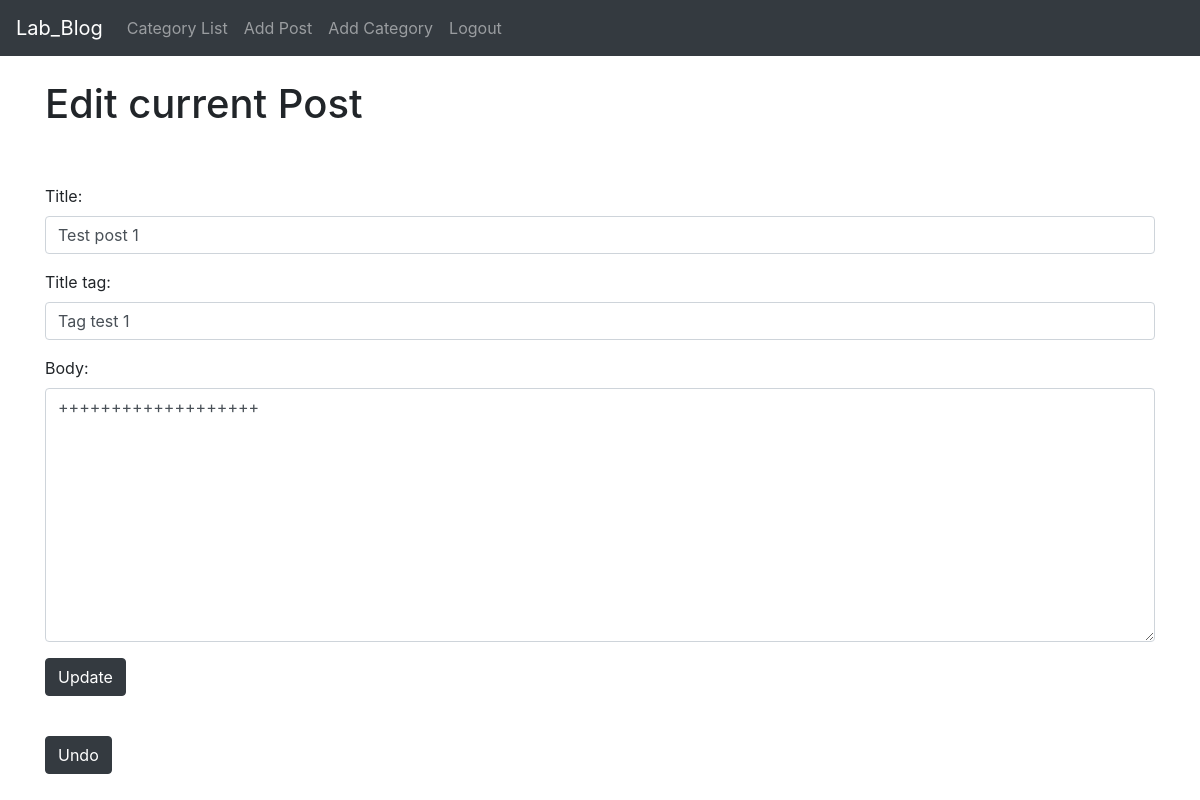
Screenshot of /article/edit/1 (signed in) with the database file from the repository.
### the_blog/models.py (models this page shows, shortened)
class Post(models.Model):
    title = models.CharField(max_length = 255)
    title_tag = models.CharField(max_length = 255)
    author = models.ForeignKey(User, on_delete = models.CASCADE)
    body = models.TextField()
    post_date = models.DateField(auto_now_add = True)
    category = models.CharField(max_length = 255, default = 'uncategorized')

### the_blog/views.py (the view)
# urls.py: path('article/edit/<int:pk>', UpdatePostView.as_view(), name = 'update_post'),
class UpdatePostView(UpdateView):
    model = Post
    form_class = EditForm
    template_name = "update_post.html"

### the_blog/forms.py
class EditForm(forms.ModelForm):
    class Meta:
        model = Post
        fields = ('title', 'title_tag', 'body')
        widgets = {
            'title': forms.TextInput(attrs = {'class': 'form-control'}),
            'title_tag': forms.TextInput(attrs = {'class': 'form-control'}),
            'body': forms.Textarea(attrs = {'class': 'form-control'}),
        }

### the_blog/templates/update_post.html (shortened to what this page needs)
{% extends 'base.html' %}
{% block content %}
{% if user.is_authenticated %}
    <h1>
        Edit current Post
    </h1>
    <br/><br/>
    <div class = 'form-group'>
        <form method = "POST">
            {{ form.as_p }}
            <button class = "btn btn-dark">Update</button>
        </form>
    </div>
    <br/>
    <a href = "{% url 'home' %}" class = "btn btn-dark">Undo</a>
{% else %}
You are not logged in!
{% endif %}
{% endblock %}

### rows the page displays
Post: title "Test post 1", title_tag "Tag test 1", body "+++++++++++++++++++"
